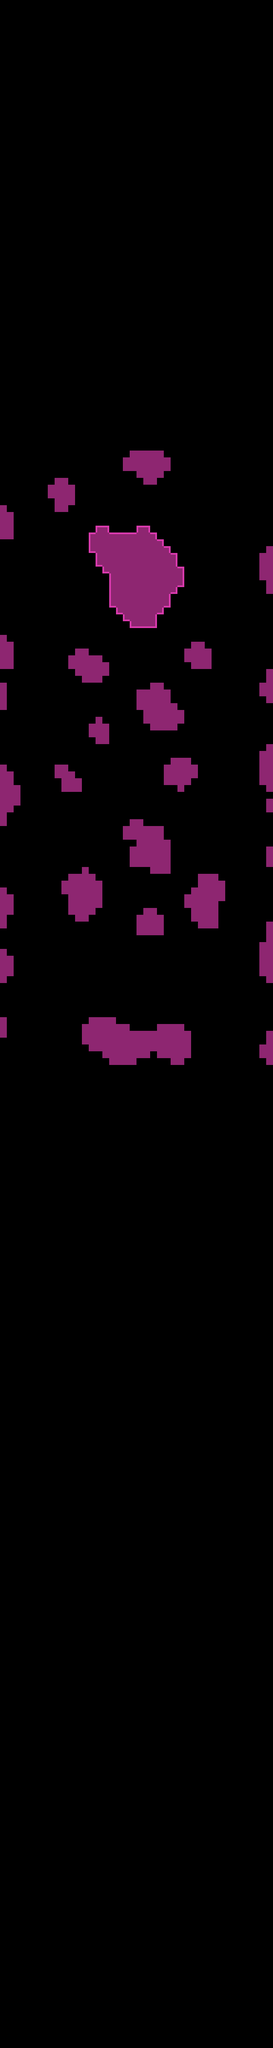

This is a level from a 2D game, rendered from its Tiled map with the project's own tilesets. A one-line summary and the map file follow, with tile-layer data summarised:
An orthogonal 40x300 tile map with 16x16 px tiles, 1 tile layer (Tile Layer 1), 2 tilesets and 58 objects (40x cannon01, 17x enemyPath01, emitter01).

<map version="1.0" orientation="orthogonal" renderorder="right-down" width="40" height="300" tilewidth="16" tileheight="16" nextobjectid="94">
 <tileset firstgid="1" name="Tileset" tilewidth="16" tileheight="16">
  <image source="../../images/Tileset.png" width="96" height="48" />
 </tileset>
 <tileset firstgid="19" name="ObjectTiles" tilewidth="16" tileheight="16">
  <image source="../../../workingAssets/ObjectTiles.png" width="32" height="224" />
 </tileset>
 <layer name="Tile Layer 1" width="40" height="300">
  <properties>
   <property name="tileset" value="Tileset" />
  </properties>
  <data>[12000 cells, 602 non-empty, 9 distinct tile ids]</data>
 </layer>
 <objectgroup name="Enemies">
  <object id="2" type="enemyPath01" x="240" y="448">
   <polyline points="0,0 0,-172 44,-128 440,-128" />
  </object>
  <object id="3" type="enemyPath01" x="400" y="560">
   <polyline points="0,0 0,-208 -48,-160 -448,-160" />
  </object>
  <object id="9" type="enemyPath01" x="528" y="812">
   <polyline points="0,0 0,-140 -48,-92 -596,-92" />
  </object>
  <object id="5" type="enemyPath01" x="112" y="744">
   <polyline points="0,0 0,-200 52,-152 576,-152" />
  </object>
  <object id="12" type="enemyPath01" x="448" y="928">
   <polyline points="0,0 0,-160 -48,-108 -500,-108" />
  </object>
  <object id="13" type="enemyPath01" x="224" y="992">
   <polyline points="0,0 0,-104 44,-56 464,-56" />
  </object>
  <object id="23" type="cannon01" gid="27" x="352" y="1056" width="16" height="16" />
  <object id="25" type="cannon01" gid="27" x="184" y="1520" rotation="-360" />
  <object id="26" type="cannon01" gid="27" x="224" y="1324" rotation="-450" />
  <object id="27" type="cannon01" gid="27" x="432" y="1548" rotation="-450">
   <properties>
    <property name="shootTarget" value="left" />
   </properties>
  </object>
  <object id="28" type="cannon01" gid="27" x="400" y="1620" rotation="-630" />
  <object id="29" type="cannon01" gid="27" x="416" y="1304" rotation="-630" />
  <object id="31" type="cannon01" gid="27" x="368" y="1448" rotation="90" />
  <object id="32" type="cannon01" gid="27" x="256" y="1560" rotation="-630">
   <properties>
    <property name="shootTarget" value="right" />
   </properties>
  </object>
  <object id="33" type="cannon01" gid="27" x="320" y="1652" rotation="-450">
   <properties>
    <property name="shootTarget" value="left" />
   </properties>
  </object>
  <object id="34" type="cannon01" gid="27" x="256" y="1404" rotation="270" />
  <object id="35" type="cannon01" gid="27" x="352" y="1136" rotation="180" />
  <object id="44" type="enemyPath01" x="560" y="1280">
   <polyline points="0,0 -88,-128 -272,-124 -580,36" />
  </object>
  <object id="46" type="enemyPath01" x="112" y="1344">
   <polyline points="0,0 100,-124 244,-152 568,-160" />
  </object>
  <object id="48" type="cannon01" gid="27" x="328" y="1232" width="16" height="16" />
  <object id="49" type="enemyPath01" x="480" y="1664">
   <polyline points="0,0 -88,-104 -80,-164 -16,-208 176,-208" />
  </object>
  <object id="50" type="enemyPath01" x="128" y="1648">
   <polyline points="0,0 12,-132 72,-184 156,-144 164,-28 52,36 -148,36" />
  </object>
  <object id="51" type="cannon01" gid="27" x="380" y="1712" width="16" height="16" rotation="180" />
  <object id="52" type="cannon01" gid="27" x="192" y="1832" width="16" height="16" rotation="90">
   <properties>
    <property name="shootTarget" value="right" />
   </properties>
  </object>
  <object id="53" type="cannon01" gid="27" x="416" y="1776" width="16" height="16" />
  <object id="55" type="cannon01" gid="27" x="252" y="1744" width="16" height="16" rotation="180" />
  <object id="56" type="cannon01" gid="27" x="256" y="1712" width="16" height="16" rotation="90">
   <properties>
    <property name="shootTarget" value="right" />
   </properties>
  </object>
  <object id="58" type="enemyPath01" x="268" y="1652">
   <properties>
    <property name="camPos" value="0" />
   </properties>
   <polyline points="0,0 36,100 68,120 116,108 164,88 216,100 232,140 256,184 328,204 408,204" />
  </object>
  <object id="59" type="enemyPath01" x="500" y="1832">
   <polyline points="0,0 -24,-68 -72,-80 -128,-76 -200,-52 -296,-52 -344,-68 -448,-76 -532,-76" />
  </object>
  <object id="60" type="enemyPath01" x="172" y="2000">
   <polyline points="0,0 20,-68 100,-116 212,-128 292,-88 412,-52 536,-52" />
  </object>
  <object id="61" type="cannon01" gid="27" x="400" y="1980" width="16" height="16" rotation="90">
   <properties>
    <property name="shootTarget" value="right" />
   </properties>
  </object>
  <object id="63" type="cannon01" gid="27" x="168" y="1856" width="16" height="16" rotation="180" />
  <object id="64" type="cannon01" gid="27" x="312" y="1920" width="16" height="16" />
  <object id="66" type="cannon01" gid="27" x="304" y="2024" width="16" height="16" rotation="270">
   <properties>
    <property name="shootTarget" value="left" />
   </properties>
  </object>
  <object id="67" type="cannon01" gid="27" x="288" y="1956" width="16" height="16" rotation="270">
   <properties>
    <property name="shootTarget" value="left" />
   </properties>
  </object>
  <object id="68" type="cannon01" gid="27" x="432" y="1856" width="16" height="16" rotation="180" />
  <object id="71" type="enemyPath01" x="192" y="1756">
   <properties>
    <property name="camPos" value="0" />
   </properties>
   <polyline points="0,0 36,52 40,100 -8,168 -96,212 -224,212" />
  </object>
  <object id="72" type="enemyPath01" x="456" y="2012">
   <properties>
    <property name="camPos" value="0" />
   </properties>
   <polyline points="0,0 -12,28 -44,68 -52,124 -40,180 -52,216 -132,224 -216,204 -304,188 -388,184 -472,184" />
  </object>
  <object id="73" type="cannon01" gid="27" x="512" y="2124" width="16" height="16" rotation="90">
   <properties>
    <property name="shootTarget" value="right" />
   </properties>
  </object>
  <object id="74" type="cannon01" gid="27" x="484" y="2048" width="16" height="16" />
  <object id="76" type="cannon01" gid="27" x="168" y="2048" width="16" height="16" />
  <object id="77" type="cannon01" gid="27" x="432" y="2120" width="16" height="16" rotation="270">
   <properties>
    <property name="shootTarget" value="left" />
   </properties>
  </object>
  <object id="78" type="cannon01" gid="27" x="160" y="2120" width="16" height="16" rotation="270">
   <properties>
    <property name="shootTarget" value="left" />
   </properties>
  </object>
  <object id="79" type="cannon01" gid="27" x="320" y="2164" width="16" height="16" rotation="270">
   <properties>
    <property name="shootTarget" value="left" />
   </properties>
  </object>
  <object id="80" type="cannon01" gid="27" x="384" y="2156" width="16" height="16" rotation="90">
   <properties>
    <property name="shootTarget" value="right" />
   </properties>
  </object>
  <object id="81" type="emitter01" gid="43" x="316" y="2416" />
  <object id="82" type="cannon01" gid="27" x="488" y="2176" width="16" height="16" rotation="180" />
  <object id="83" type="cannon01" gid="27" x="344" y="2192" width="16" height="16" rotation="180" />
  <object id="84" type="cannon01" gid="27" x="204" y="2160" width="16" height="16" rotation="180" />
  <object id="85" type="cannon01" gid="27" x="240" y="2104" width="16" height="16" rotation="90">
   <properties>
    <property name="shootTarget" value="right" />
   </properties>
  </object>
  <object id="86" type="cannon01" gid="27" x="236" y="2384" width="16" height="16" />
  <object id="87" type="cannon01" gid="27" x="388" y="2400" width="16" height="16" />
  <object id="88" type="cannon01" gid="27" x="284" y="2496" width="16" height="16" rotation="180" />
  </objectgroup>
 <objectgroup name="CamReference" />
</map>
<!-- 5 of 58 objects omitted -->